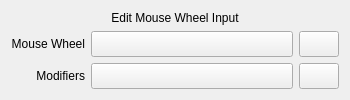
<?xml version="1.0" encoding="UTF-8"?>
<ui version="4.0">
 <class>KisWheelInputEditor</class>
 <widget class="QWidget" name="KisWheelInputEditor">
  <property name="geometry">
   <rect>
    <x>0</x>
    <y>0</y>
    <width>350</width>
    <height>100</height>
   </rect>
  </property>
  <property name="sizePolicy">
   <sizepolicy hsizetype="MinimumExpanding" vsizetype="Fixed">
    <horstretch>0</horstretch>
    <verstretch>0</verstretch>
   </sizepolicy>
  </property>
  <layout class="QGridLayout" name="gridLayout_2">
   <item row="2" column="1">
    <widget class="KisInputButton" name="modifiersButton">
     <property name="sizePolicy">
      <sizepolicy hsizetype="MinimumExpanding" vsizetype="Minimum">
       <horstretch>0</horstretch>
       <verstretch>0</verstretch>
      </sizepolicy>
     </property>
    </widget>
   </item>
   <item row="1" column="0">
    <widget class="QLabel" name="wheelLabel">
     <property name="styleSheet">
      <string notr="true">background: none;</string>
     </property>
     <property name="text">
      <string>Mouse Wheel</string>
     </property>
     <property name="alignment">
      <set>Qt::AlignRight|Qt::AlignTrailing|Qt::AlignVCenter</set>
     </property>
    </widget>
   </item>
   <item row="0" column="0" colspan="3">
    <widget class="QLabel" name="label">
     <property name="sizePolicy">
      <sizepolicy hsizetype="Minimum" vsizetype="Fixed">
       <horstretch>0</horstretch>
       <verstretch>0</verstretch>
      </sizepolicy>
     </property>
     <property name="text">
      <string>Edit Mouse Wheel Input</string>
     </property>
     <property name="alignment">
      <set>Qt::AlignCenter</set>
     </property>
    </widget>
   </item>
   <item row="1" column="1">
    <widget class="KisInputButton" name="wheelButton">
     <property name="sizePolicy">
      <sizepolicy hsizetype="MinimumExpanding" vsizetype="Minimum">
       <horstretch>0</horstretch>
       <verstretch>0</verstretch>
      </sizepolicy>
     </property>
    </widget>
   </item>
   <item row="2" column="0">
    <widget class="QLabel" name="modifiersLabel">
     <property name="styleSheet">
      <string notr="true">background: none;</string>
     </property>
     <property name="text">
      <string>Modifiers</string>
     </property>
     <property name="alignment">
      <set>Qt::AlignRight|Qt::AlignTrailing|Qt::AlignVCenter</set>
     </property>
    </widget>
   </item>
   <item row="1" column="2">
    <widget class="QPushButton" name="clearWheelButton">
     <property name="sizePolicy">
      <sizepolicy hsizetype="Minimum" vsizetype="Minimum">
       <horstretch>0</horstretch>
       <verstretch>0</verstretch>
      </sizepolicy>
     </property>
    </widget>
   </item>
   <item row="2" column="2">
    <widget class="QPushButton" name="clearModifiersButton">
     <property name="sizePolicy">
      <sizepolicy hsizetype="Minimum" vsizetype="Minimum">
       <horstretch>0</horstretch>
       <verstretch>0</verstretch>
      </sizepolicy>
     </property>
    </widget>
   </item>
  </layout>
 </widget>
 <customwidgets>
  <customwidget>
   <class>KisInputButton</class>
   <extends>QPushButton</extends>
   <header>input/config/kis_input_button.h</header>
  </customwidget>
 </customwidgets>
 <resources/>
 <connections/>
</ui>
